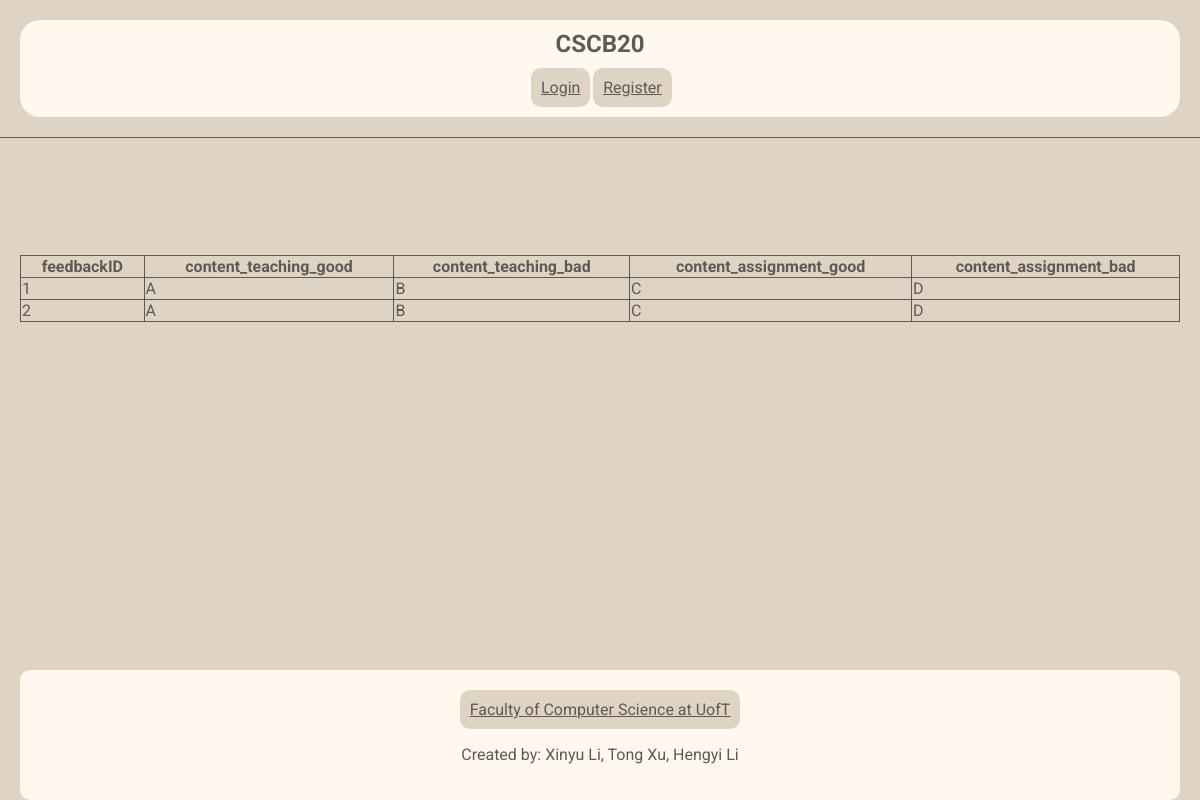
/getFeedback, run on an earlier commit of the app's database.
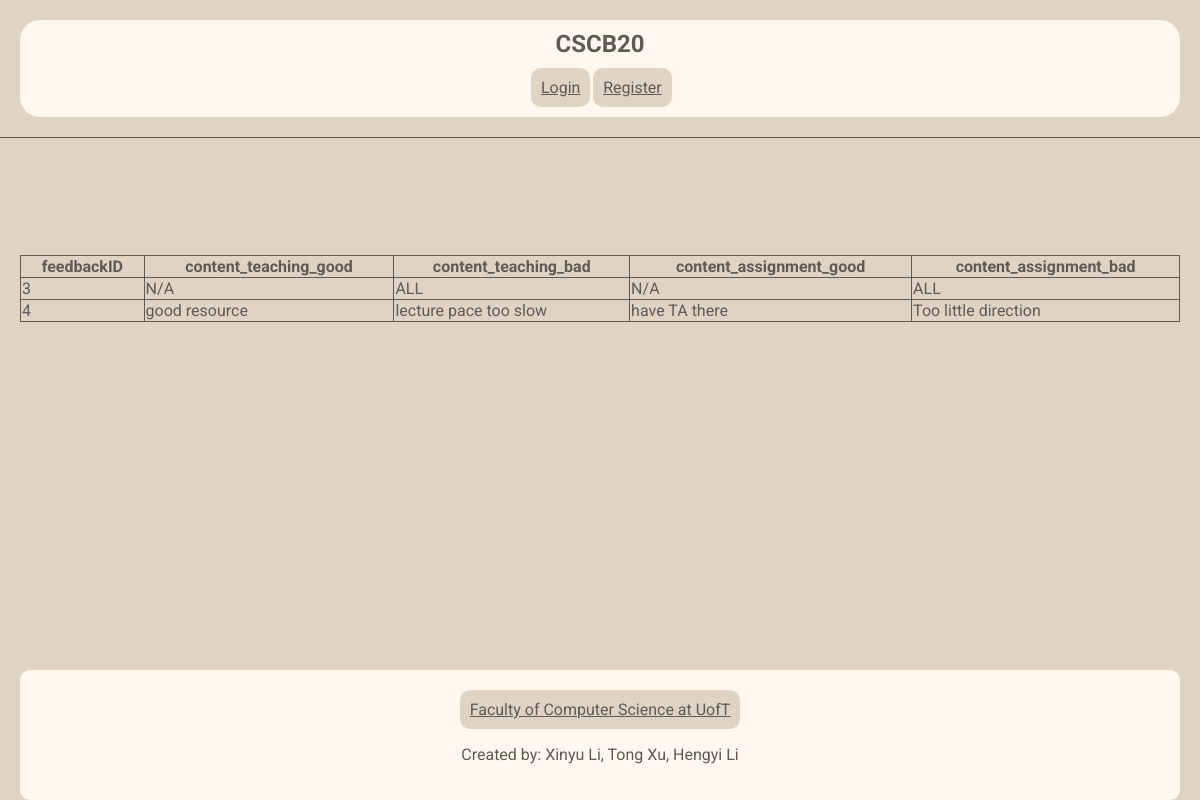
And on a later commit of the database.
### app.py (models this page shows)
class anonFeedback(db.Model):
    __tablename__ = "anonFeedback"
    feedbackID = db.Column(db.Integer, primary_key=True)
    content_teaching_good = db.Column(db.Text)
    content_teaching_bad = db.Column(db.Text)
    content_assignment_good = db.Column(db.Text)
    content_assignment_bad = db.Column(db.Text)

### app.py (the view)
@app.route('/getFeedback', methods = ['GET', 'POST'])
def getFeedback():
    if request.method == 'GET':
        query_student_feedback = query_feedback_all()
        return render_template('AnonFeedbackView.html', query_student_feedback = query_student_feedback)

### app.py (called while the page is built)
def query_feedback_all():
    feedbacks = anonFeedback.query.all()
    return feedbacks

### templates/AnonFeedbackView.html (shortened to what this page needs)
{% extends "index.html" %}
{% block content %}
<h1>
</h1>
<br>
<table class="feedbackView" style="margin-top: 10%">
    <tr>
        <th>feedbackID</th>
        <th>content_teaching_good</th>
        <th>content_teaching_bad</th>
        <th>content_assignment_good</th>
        <th>content_assignment_bad</th>
    </tr>
    {% for Feedback in query_student_feedback %}
    <tr>
        <td>{{Feedback.feedbackID}}</td>
        <td>{{Feedback.content_teaching_good}}</td>
        <td>{{Feedback.content_teaching_bad}}</td>
        <td>{{Feedback.content_assignment_good}}</td>
        <td>{{Feedback.content_assignment_bad}}</td>
    </tr>
    {% endfor %}
</table>
{% endblock %}

### templates/index.html (shortened to what this page needs)
<!DOCTYPE html>
<html lang="en">
<head>
    <link rel="stylesheet" href="{{ url_for('static', filename='css/index.css') }}">
</head>
<body>
    <header><div id="div_flexbox">
        <div id = "title">
            <strong>CSCB20</strong>
        </div>
        <div id="buttongrid">
            {% if session.identity == "student" %}
            <a href="{{ url_for('home') }}">Home</a>
            <a href="{{ url_for('staff') }}">Staff and Instructors</a>
            <a href="{{ url_for('news') }}">News</a>
            <a href="{{ url_for('calendar') }}">Calendar</a>
            <a href="{{ url_for('assignment_lab') }}">Labs and Assignment</a>
            <a href="{{ url_for('lecture') }}">Lecture</a>
            <a href="{{ url_for('AnonFeedback') }}">Annon Feedback</a>
            <a href="{{ url_for('resources') }}">Online Resources</a>
            <a href="{{ url_for('logout') }}">Logout</a>
            {% elif session.identity == "instructor" %}
            <a href="{{ url_for('regradeRequests') }}">regradeRequests</a>
            <a href="{{ url_for('getFeedback') }}">AnonFeedback</a>
            <a href="{{ url_for('all_student_marks') }}">StudentGrade</a>
            <a href="{{ url_for('logout') }}">Logout</a>
            {% else %}
            <a href="{{ url_for('login') }}">Login</a>
            <a href="{{ url_for('register') }}">Register</a>
            {% endif %}
        </div>
    </div></header>
    <br>
    {% block content %}
    {% endblock %}
    <footer>
        <a href="https://web.cs.toronto.edu/about/our-department">Faculty of Computer Science at UofT</a>
        <p>Created by: Xinyu Li, Tong Xu, Hengyi Li</p>
    </footer>
</body>
</html>

### static/css/index.css (style rules this page uses)
body { background-color:#dfd3c3; font-family: "Roboto", sans-serif; margin: 0; color: #605a56; padding: 20px; padding-bottom: 0; box-sizing: border-box; height: 100%; display: flex; flex-direction: column; display: flex; flex-direction: column; min-height: 100vh; }
header { background-color: #dfd3c3; position: fixed; z-index: 50; font-size: 16px; top: 0; left: 0; right: 0; height: auto; border-bottom:1px solid #605a56; }
#div_flexbox { display: flex; align-items: center; justify-content: space-between; background-color: #fff8ee; margin: 20px; padding: 20px; border-radius:20px; }
#title { font-size: 24px; }
header a { color:#605a56; text-align:center; padding:10px; border-radius: 10px; background-color: #dfd3c3; transition: all 0.5s; }
footer a { color:#605a56; text-align:center; padding:10px; border-radius: 10px; background-color: #dfd3c3; transition: all 0.5s; }
table { width:100%; border-collapse: collapse; }
th, td { border: 1px solid #605a56; }
footer { display: flex; flex-direction: column; align-items: center; justify-content: center; left: 0; right: 0; background-color:#fff8ee; text-align: center; padding: 20px; border-radius: 10px; margin-top: auto; }
@media (min-width:601px) and (max-width: 1200px) { #div_flexbox { flex-direction: column; align-items: center; justify-content: center; padding: 0; } }
@media (min-width:601px) and (max-width: 1200px) { #div_flexbox #buttongrid { display: grid; grid-template-columns: auto auto auto auto; text-align: center; column-gap: 2%; grid-gap: 2%; margin-bottom: 10px; } }
@media (min-width:601px) and (max-width: 1200px) { #title { padding-top: 10px; padding-bottom: 10px; } }

What changed in the data, as far as the page shows it:
removed anonFeedback: feedbackID "1", content_teaching_good "A", content_teaching_bad "B", content_assignment_good "C", content_assignment_bad "D"
removed anonFeedback: feedbackID "2", content_teaching_good "A", content_teaching_bad "B", content_assignment_good "C", content_assignment_bad "D"
added anonFeedback: feedbackID "3", content_teaching_good "N/A", content_teaching_bad "ALL", content_assignment_good "N/A", content_assignment_bad "ALL"
added anonFeedback: feedbackID "4", content_teaching_good "good resource", content_teaching_bad "lecture pace too slow", content_assignment_good "have TA there", content_assignment_bad "Too little direction"
